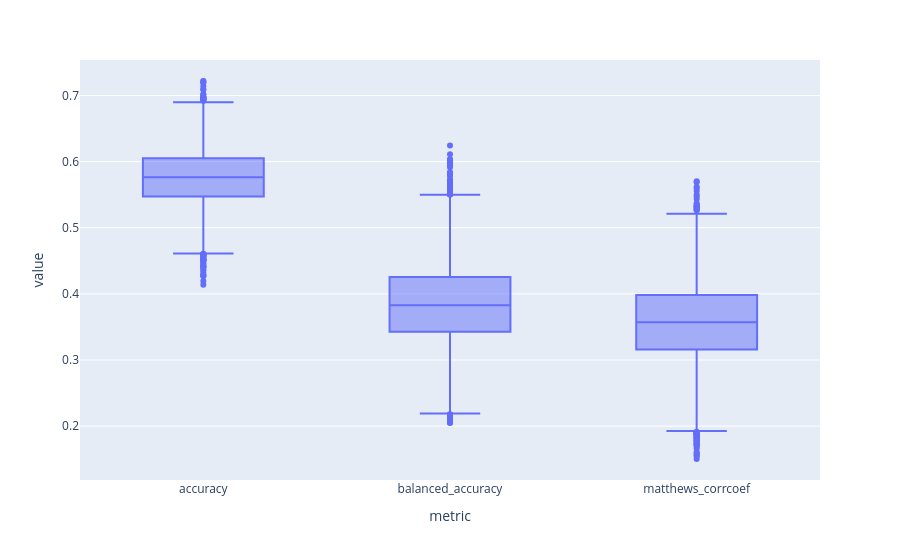

Notebook code for this chart:
### Code cell
px.box(bootstrap_df, x="metric", y="value")

### Figure 1 — Plotly figure (JSON) as saved in the notebook; plotly's stock layout.template omitted (floating-point values rounded to 4 significant figures; data arrays with more than 128 entries replaced by an {"elided": "..."} marker saying what was removed)
{"data": [{"alignmentgroup": "True", "hovertemplate": "metric=%{x}<br>value=%{y}<extra></extra>", "legendgroup": "", "marker": {"color": "#636efa"}, "name": "", "notched": false, "offsetgroup": "", "orientation": "v", "showlegend": false, "type": "box", "x": {"elided": "30000 str values"}, "x0": " ", "xaxis": "x", "y": {"elided": "30000 float values"}, "y0": " ", "yaxis": "y"}], "layout": {"boxmode": "group", "legend": {"tracegroupgap": 0}, "margin": {"t": 60}, "xaxis": {"anchor": "y", "domain": [0, 1], "title": {"text": "metric"}}, "yaxis": {"anchor": "x", "domain": [0, 1], "title": {"text": "value"}}}}
